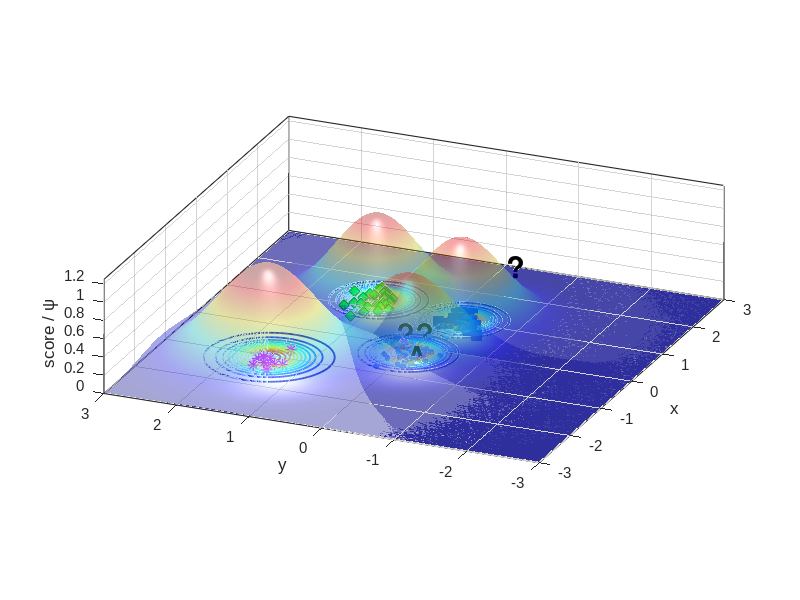

The MATLAB source for this figure:
%% Reproduce EVM-style demo figure (no toolboxes)
clear; close all; clc; rng(7);

% ---------- 1) 合成四类二维数据 ----------
% 类中心（大致对应图中位置）
C_star  = [-1.15  1.55];   % 红色星
C_diam  = [ 1.25  1.05];   % 绿色菱形
C_square= [ 1.05 -0.20];   % 蓝色方块
C_dot   = [-0.20  0.00];   % 蓝色小点（被 A 标注影响的那簇）

% 协方差（控制每簇形状）
S = @(sx,sy,rho)[sx^2 rho*sx*sy; rho*sx*sy sy^2];
Sig_star   = S(0.18,0.20, 0.05);
Sig_diam   = S(0.22,0.18,-0.10);
Sig_square = S(0.20,0.16, 0.05);
Sig_dot    = S(0.25,0.18, 0.00);

% 从高斯采样（不用 mvnrnd）
sample = @(N,mu,SIG) (randn(N,2)*chol(SIG,'lower') + mu);

X_star   = sample(12,C_star,   Sig_star);
X_diam   = sample(30,C_diam,   Sig_diam);
X_square = sample(28,C_square, Sig_square);
X_dot    = sample(45,C_dot,    Sig_dot);

% 加一个“离群星”靠近 A（见原图左中）
X_star = [X_star; 0.02 0.15];

% ---------- 2) 底面散点与样式 ----------
figure('Color','w');
hold on; box on; grid on;
z0 = 0; % 所有散点都放在 z=0 的平面

scatter3(X_dot(:,1),   X_dot(:,2),   z0+zeros(size(X_dot,1),1),   18, [0.35 0.60 1.00], 'filled');  % 蓝色小点
scatter3(X_diam(:,1),  X_diam(:,2),  z0+zeros(size(X_diam,1),1),  60, 'g', 'd', 'filled', 'MarkerEdgeColor',[0 0.45 0]); % 绿菱形
scatter3(X_square(:,1),X_square(:,2),z0+zeros(size(X_square,1),1),60, [0 0.25 0.85], 's', 'filled'); % 蓝方块
scatter3(X_star(:,1),  X_star(:,2),  z0+zeros(size(X_star,1),1),  70, [1 0 1], '*', 'LineWidth',1.0); % 洋红星

% ---------- 3) ψ-model 等值环（彩色同心） ----------
% 采用带形状参的径向函数 psi(r) = exp(-(r/s)^t)
psi = @(X,Y,cx,cy,s,t) exp( - ( sqrt((X-cx).^2 + (Y-cy).^2) ./ s ).^t );

% 选几处“极端向量/代表点”（包含 A 所在）
EV = [ -0.23 -0.02 ;   % A 对应蓝点极端向量
        1.06 -0.22 ;   % 蓝方块
        1.28  1.03 ;   % 绿菱形
       -1.05  1.55 ];  % 红星
scale = [0.42, 0.36, 0.40, 0.48];   % 各自 scale
shape = [2.6,  2.2,  2.4,  2.0];    % 各自 shape

% 网格
[xg,yg] = meshgrid(linspace(-3,3,400));
colormap(jet); caxis([0 1]);

% 等高线层级（红到蓝：高到低）
levels = linspace(1.0,0.05,12);

for k = 1:size(EV,1)
    Z = psi(xg,yg,EV(k,1),EV(k,2),scale(k),shape(k));
    [~, h] = contour3(xg,yg,Z,levels);   % 显式拿到句柄在第二个输出
    set(h,'LineWidth',1.25);             % 创建后再设线宽

    % —— 将等高线压到 z=0（多重回退以兼容不同版本）——
    if isprop(h,'ZLocation')
        try
            set(h,'ZLocation',0);        % 优先用数值 0（多数版本都支持）
        catch
            try
                set(h,'ZLocation','zmin');   % 某些版本支持关键字
            catch
                % 回退：逐个把子线条的 ZData 设为 0
                ch = get(h,'Children');
                for ic = 1:numel(ch)
                    zd = get(ch(ic),'ZData');
                    set(ch(ic),'ZData',zeros(size(zd)));
                end
            end
        end
    else
        % 老版本 contourgroup：直接改子对象 ZData
        ch = get(h,'Children');
        for ic = 1:numel(ch)
            zd = get(ch(ic),'ZData');
            set(ch(ic),'ZData',zeros(size(zd)));
        end
    end
end

% 标出 A 与问号
text(-0.34,-0.06,0.02,'A','FontWeight','bold','FontSize',20,'Color','k');
text( 0.25, 0.35,0.03,'??','FontWeight','bold','FontSize',22,'Color','k');
text( 2.90,-0.05,0.03,'?','FontWeight','bold','FontSize',22,'Color','k');

% ---------- 4) 上方半透明“钟形面”（表示类支持/概率） ----------
% 用四个高斯穹顶，中心与各簇一致
gauss2 = @(X,Y,cx,cy,s) exp(-((X-cx).^2 + (Y-cy).^2)/(2*s^2));
tops  = {C_star, C_diam, C_square, C_dot};
sigT  = [0.65 0.55 0.55 0.60];
amp   = [1.05 0.95 0.90 0.85];

for i=1:4
    Zt = amp(i) * gauss2(xg,yg,tops{i}(1),tops{i}(2),sigT(i));
    s1 = surf(xg,yg,Zt, 'EdgeColor','none', 'FaceAlpha',0.35);
end
shading interp; camlight headlight; lighting gouraud;

% ---------- 5) 轴、视角与观感 ----------
xlim([-3 3]); ylim([-3 3]); zlim([0 1.25]); view(-67,22);
axis vis3d; daspect([1 1 0.8]);
set(gca,'FontName','Arial','FontSize',11,'LineWidth',0.8);
xlabel('x'); ylabel('y'); zlabel('score / \psi');

% 网格和背景风格
grid on; set(gca,'GridAlpha',0.2,'MinorGridAlpha',0.15);
